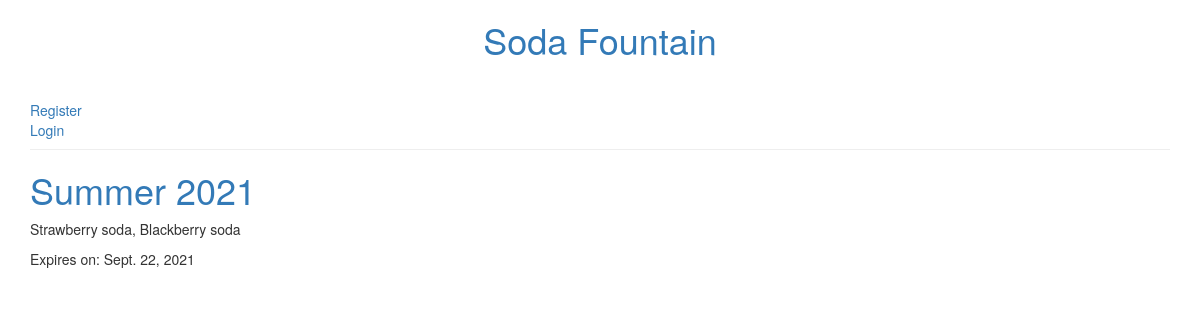
The app's page /, older data.
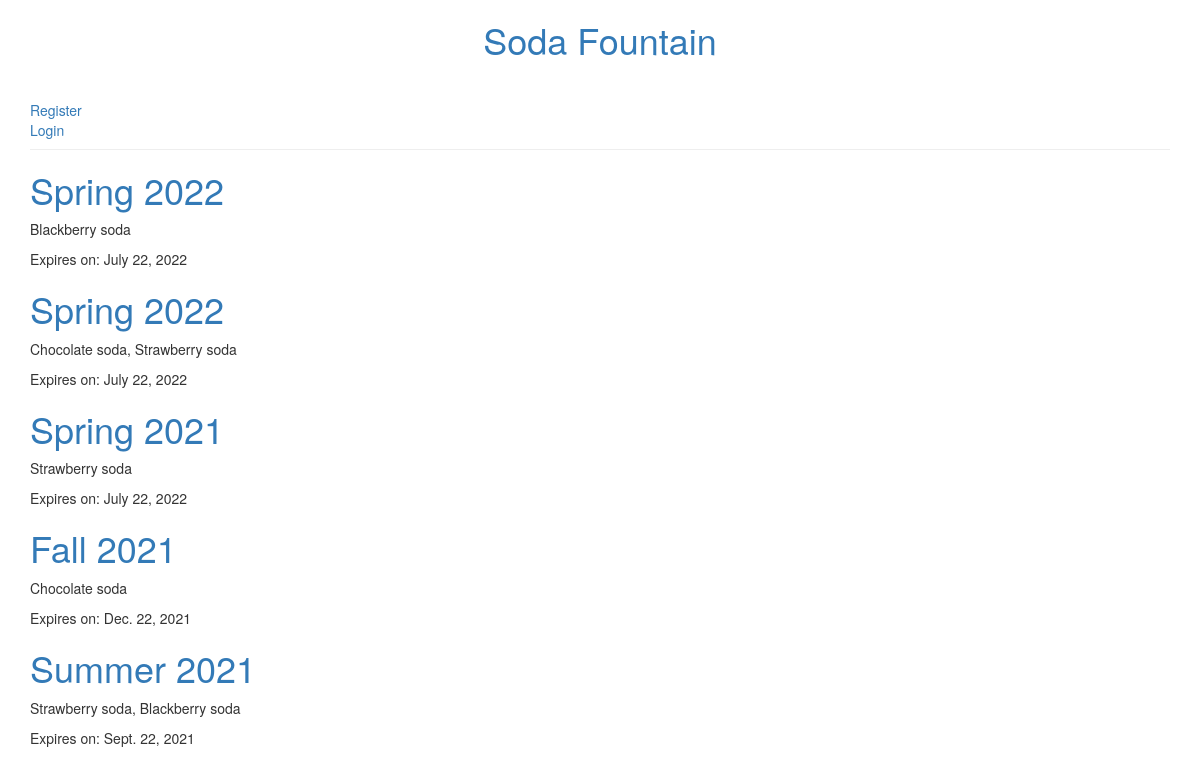
The same page, newer data.
### menu/models.py (models this page shows, shortened)
class Menu(models.Model):
    season = models.CharField(max_length=20)
    items = models.ManyToManyField('Item', related_name='items')
    creator = models.ForeignKey(User, on_delete=models.DO_NOTHING)
    created_date = models.DateField(
            default=timezone.now)
    expiration_date = models.DateField()

class Item(models.Model):
    name = models.CharField(max_length=200)
    description = models.TextField()
    chef = models.ForeignKey('auth.User', on_delete=models.CASCADE)
    created_date = models.DateField(
            default=timezone.now)
    standard = models.BooleanField(default=False)
    ingredients = models.ManyToManyField('Ingredient')
    def __str__(self):
        return self.name

### mysite/views.py (the view)
# urls.py: path('', views.index, name='index'),
def index(request):
    menus = models.Menu.objects.filter(
        expiration_date__gte=timezone.now()
    ).prefetch_related(
        'items'
    ).order_by('-expiration_date')
    return render(request,
                  'index.html',
                  {'menus': menus})

### templates/index.html (shortened to what this page needs)
{% extends 'layout.html' %}
{% block content %}
  <div class="post">
      {% for menu in menus %}
          <h1>
              <a href="{% url 'menu:menu_detail' pk=menu.pk %}">{{ menu.season }}</a>
          </h1>
          <p>{{ menu.items.all|join:", "}}</p>
          {% if menu.expiration_date %}
              <div class="date">
                  Expires on: {{ menu.expiration_date }}
              </div>
          {% endif %}
      {% endfor %}
  </div>
{% endblock %}

Row changes from the older to the newer data that the page shows:
added Menu: season "Spring 2022", items.all "Blackberry soda", expiration_date "July 22, 2022"
added Menu: season "Spring 2022", items.all "Chocolate soda, Strawberry soda", expiration_date "July 22, 2022"
added Menu: season "Spring 2021", items.all "Strawberry soda", expiration_date "July 22, 2022"
added Menu: season "Fall 2021", items.all "Chocolate soda", expiration_date "Dec. 22, 2021"
